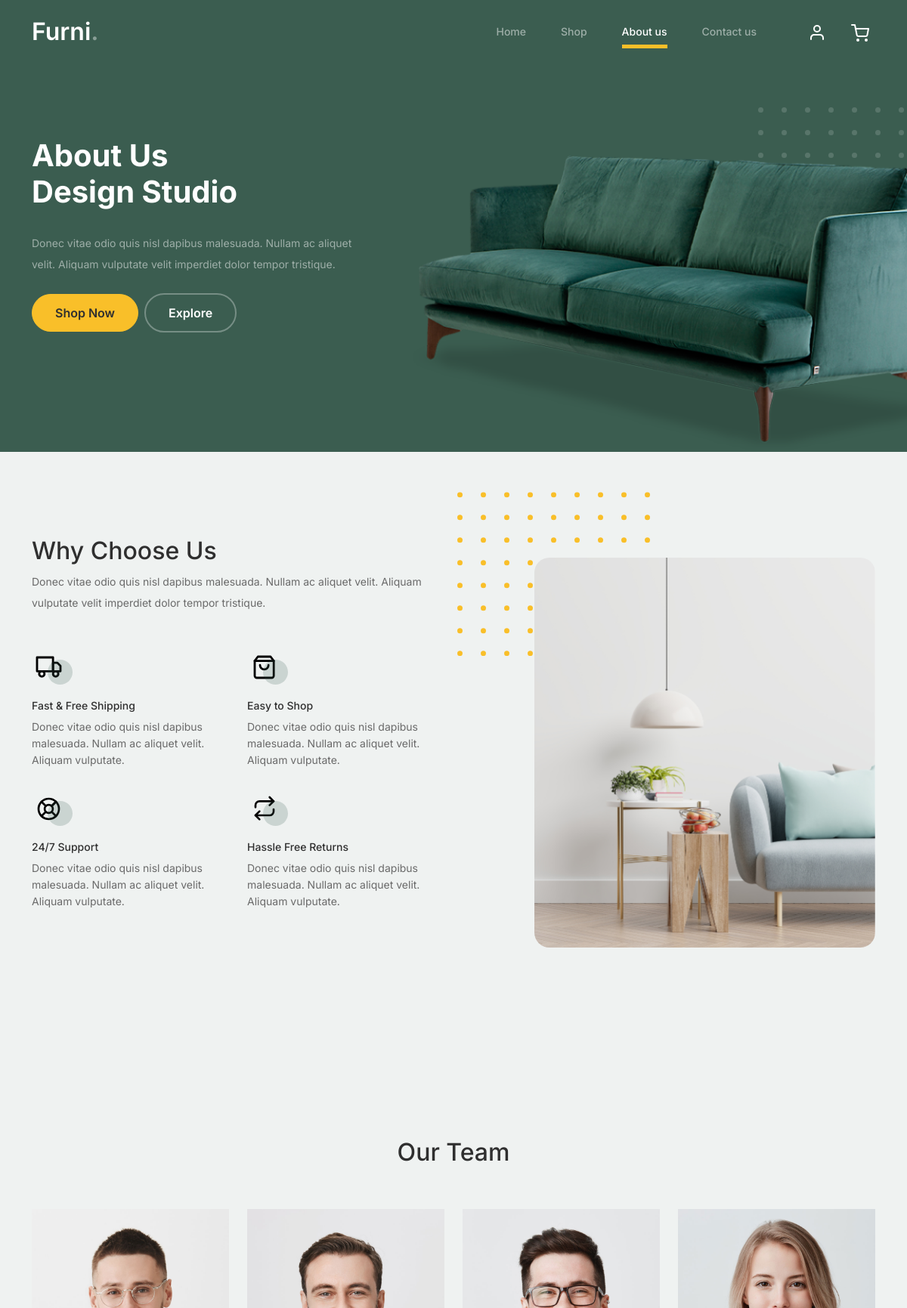
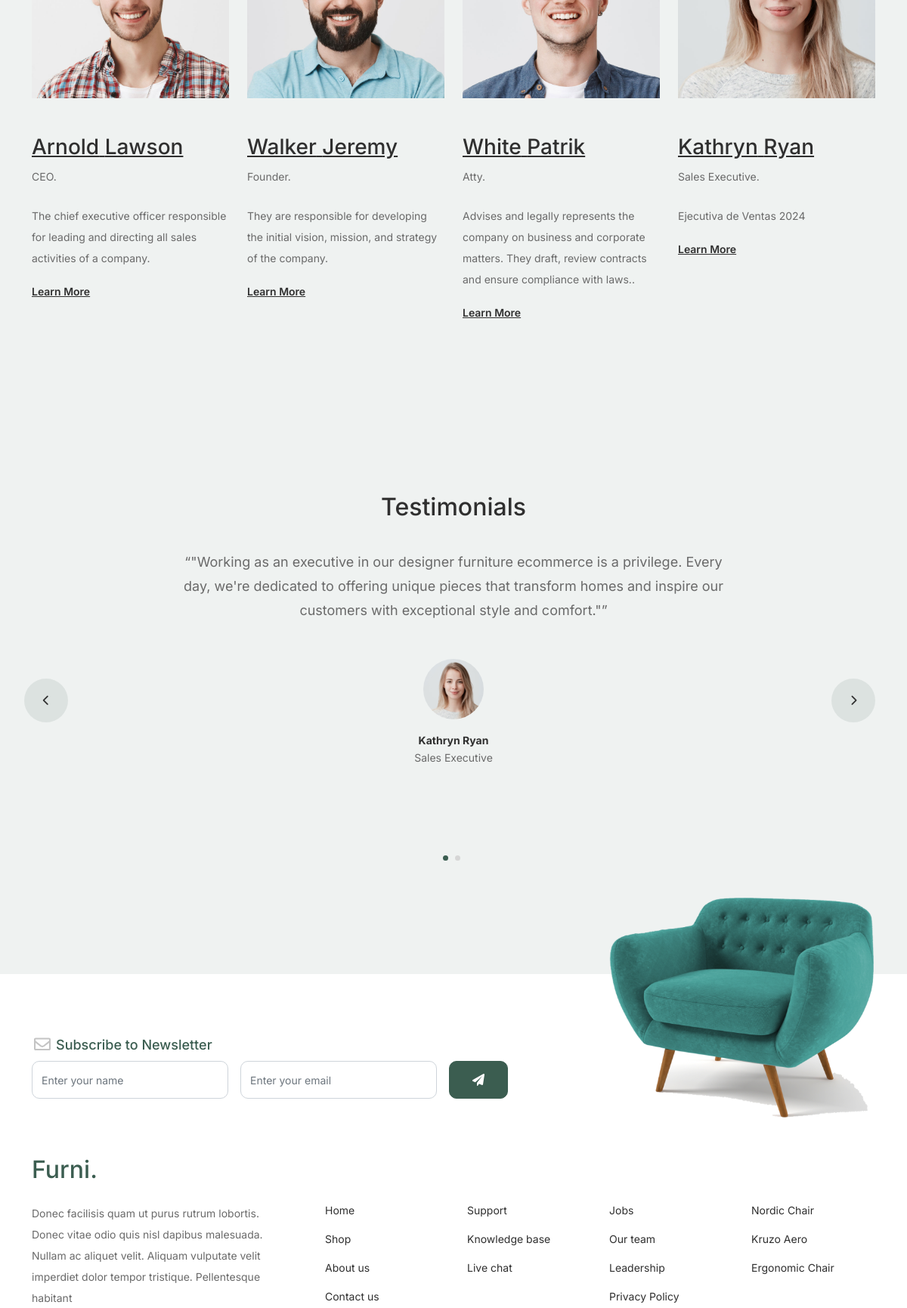
The page /about/ (upper part) on the database its author committed (2 pictures, top to bottom).
### models/models.py (models this page shows, shortened)
class About(models.Model):
    first_name = models.CharField(max_length=100)
    last_name = models.CharField(max_length=100)
    position = models.CharField(max_length=100)
    description = models.TextField(default="")
    image_url = models.CharField(max_length=2083, default="")
    class Meta:
        verbose_name_plural = "Abouts"
        verbose_name = "About"

class Testimonial(models.Model):
    first_name = models.CharField(max_length=100)
    last_name = models.CharField(max_length=100)
    position = models.CharField(max_length=100)
    testimonial = models.TextField(default="")
    image_url = models.CharField(max_length=2083, default="")
    class Meta:
        verbose_name_plural = "Testimonials"
        verbose_name = "Testimonial"

### models/views.py (the view)
# urls.py: path("about/", about, name="about"),
def about(request):
    team = About.objects.all()
    testimonial = Testimonial.objects.all()
    context = {"teams": team, "testimonials": testimonial}
    return render(request, "about.html", context)

### models/templates/about.html (shortened to what this page needs)
{% extends 'index.html' %}
{% block static %}
	{% load static %}
{% endblock static %}
{% block nav %}
	<li><a class="nav-link" href="{% url 'home' %}">Home</a></li>
	<li><a class="nav-link" href="{% url 'shop' %}">Shop</a></li>
	<li class="nav-item active">
	  <a class="nav-link" href="{% url 'about' %}">About us</a>
	</li>
	<li><a class="nav-link" href="{% url 'contact' %}">Contact us</a></li>
{% endblock nav %}
{% block hero %}
<div class="hero">
	<div class="container">
    <div class="row justify-content-between">
    	<div class="col-lg-5">
    		<div class="intro-excerpt">
    			<h1>About Us <br/><span clsas="d-block">Design Studio</span></h1>
    			<p class="mb-4">Donec vitae odio quis nisl dapibus malesuada. Nullam ac aliquet velit. Aliquam vulputate velit imperdiet dolor tempor tristique.</p>
    			<p><a href="" class="btn btn-secondary me-2">Shop Now</a><a href="#" class="btn btn-white-outline">Explore</a></p>
    		</div>
    	</div>
    	<div class="col-lg-7">
    		<div class="hero-img-wrap">
    			<img src="{% static 'images/couch.png' %}" class="img-fluid">
    		</div>
    	</div>
    </div>
  </div>
</div>
{% endblock hero %}
{% block content %}
		<div class="why-choose-section">
			<div class="container">
				<div class="row justify-content-between align-items-center">
					<div class="col-lg-6">
						<h2 class="section-title">Why Choose Us</h2>
						<p>Donec vitae odio quis nisl dapibus malesuada. Nullam ac aliquet velit. Aliquam vulputate velit imperdiet dolor tempor tristique.</p>
						<div class="row my-5">
							<div class="col-6 col-md-6">
								<div class="feature">
									<div class="icon">
										<img src="{% static 'images/truck.svg' %}" alt="Image" class="imf-fluid">
									</div>
									<h3>Fast &amp; Free Shipping</h3>
									<p>Donec vitae odio quis nisl dapibus malesuada. Nullam ac aliquet velit. Aliquam vulputate.</p>
								</div>
							</div>
							<div class="col-6 col-md-6">
								<div class="feature">
									<div class="icon">
										<img src="{% static 'images/bag.svg' %}" alt="Image" class="imf-fluid">
									</div>
									<h3>Easy to Shop</h3>
									<p>Donec vitae odio quis nisl dapibus malesuada. Nullam ac aliquet velit. Aliquam vulputate.</p>
								</div>
							</div>
							<div class="col-6 col-md-6">
								<div class="feature">
									<div class="icon">
										<img src="{% static 'images/support.svg' %}" alt="Image" class="imf-fluid">
									</div>
									<h3>24/7 Support</h3>
									<p>Donec vitae odio quis nisl dapibus malesuada. Nullam ac aliquet velit. Aliquam vulputate.</p>
								</div>
							</div>
							<div class="col-6 col-md-6">
								<div class="feature">
									<div class="icon">
										<img src="{% static 'images/return.svg' %}" alt="Image" class="imf-fluid">
									</div>
									<h3>Hassle Free Returns</h3>
									<p>Donec vitae odio quis nisl dapibus malesuada. Nullam ac aliquet velit. Aliquam vulputate.</p>
								</div>
							</div>
						</div>
					</div>
					<div class="col-lg-5">
						<div class="img-wrap">
							<img src="{% static 'images/why-choose-us-img.jpg' %}" alt="Image" class="img-fluid">
						</div>
					</div>
				</div>
			</div>
		</div>
		<div class="untree_co-section">
			<div class="container">
				<div class="row mb-5">
					<div class="col-lg-5 mx-auto text-center">
						<h2 class="section-title">Our Team</h2>
					</div>
				</div>
				<div class="row">
          {% for team in teams %}
            <div class="col-12 col-md-6 col-lg-3 mb-5 mb-md-0">
              <img src="{% static 'images/'|add:team.image_url %}" class="img-fluid mb-5">
              <h3 clas><a href="#"><span class="">{{team.first_name}}</span> {{team.last_name}}</a></h3>
              <span class="d-block position mb-4">{{team.position}}.</span>
              <p>{{team.description}}</p>
              <p class="mb-0"><a href="#" class="more dark">Learn More </a></p>
            </div>
          {% endfor %}
				</div>
			</div>
		</div>
		<div class="testimonial-section before-footer-section">
			<div class="container">
				<div class="row">
					<div class="col-lg-7 mx-auto text-center">
						<h2 class="section-title">Testimonials</h2>
					</div>
				</div>
				<div class="row justify-content-center">
					<div class="col-lg-12">
						<div class="testimonial-slider-wrap text-center">
							<div id="testimonial-nav">
								<span class="prev" data-controls="prev"><span class="fa fa-chevron-left"></span></span>
								<span class="next" data-controls="next"><span class="fa fa-chevron-right"></span></span>
							</div>
							<div class="testimonial-slider">
                {% for testimonial in testimonials %}
								<div class="item">
									<div class="row justify-content-center">
										<div class="col-lg-8 mx-auto">
											<div class="testimonial-block text-center">
												<blockquote class="mb-5">
													<p>&ldquo;{{testimonial.testimonial}}&rdquo;</p>
												</blockquote>
												<div class="author-info">
													<div class="author-pic">
														<img src="{% static 'images/'|add:testimonial.image_url %}" alt="Maria Jones" class="img-fluid">
													</div>
													<h3 class="font-weight-bold">{{testimonial.first_name}} {{ testimonial.last_name}}</h3>
													<span class="position d-block mb-3">{{testimonial.position}}</span>
												</div>
											</div>
										</div>
									</div>
								</div>
                {% endfor %}
							</div>
						</div>
					</div>
				</div>
			</div>
		</div>
{% endblock content %}

### models/static/css/tiny-slider.css (style rules this page uses)
.tns-slider { -webkit-transition: all 0s; -moz-transition: all 0s; transition: all 0s; }
.tns-slider > .tns-item { -webkit-box-sizing: border-box; -moz-box-sizing: border-box; box-sizing: border-box; }
.tns-horizontal.tns-subpixel { white-space: nowrap; }
.tns-horizontal.tns-subpixel > .tns-item { display: inline-block; vertical-align: top; white-space: normal; }

### rows shown on the page
About: image_url (picture), first_name "Arnold", last_name "Lawson", position "CEO", description "The chief executive officer responsible for leading and directing all sales activities of a company."
About: image_url (picture), first_name "Walker", last_name "Jeremy", position "Founder", description "They are responsible for developing the initial vision, mission, and strategy of the company."
About: image_url (picture), first_name "White", last_name "Patrik", position "Atty", description "Advises and legally represents the company on business and corporate matters. They draft, review contracts and ensure compliance with laws.."
About: image_url (picture), first_name "Kathryn", last_name "Ryan", position "Sales Executive", description "Ejecutiva de Ventas 2024"
Testimonial: testimonial "\"Working as an executive in our designer furniture ecommerce is a privilege. Every day, we're dedicated to offering unique pieces that transform homes and inspire our customers with exceptional style and comfort.\"", image_url (picture), first_name "Kathryn", last_name "Ryan", position "Sales Executive"
